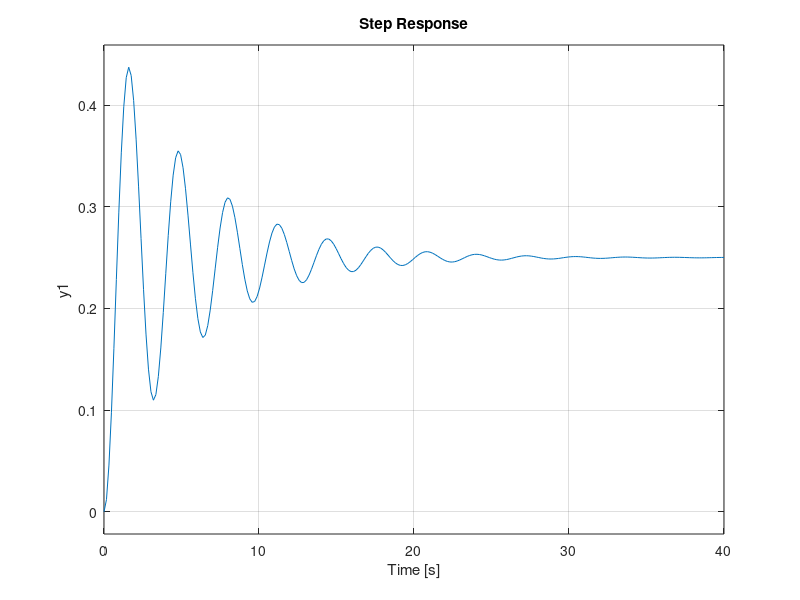

Here is the MATLAB script that generated this plot:
% ----------- Ejercicio 7 -----------------

pkg load control;

% DATOS
xi = 91.56e-3;
wn = 1.97;
a = wn^2;
b = 2*xi*wn;
k = 0.25;

%Especificaciones de la respuesta transitoria
Mp = k*exp(-xi/(sqrt(1-xi^2))*pi)
tp = pi/(wn*sqrt(1-xi^2))
tr = (pi-acos(xi))/(wn*sqrt(1-xi^2))

%Defino G(s) y H(s)
G = tf([k*a], [1 b a]);

%Respuesta al escalón de T(s)
figure();
step(G);
hold on;
